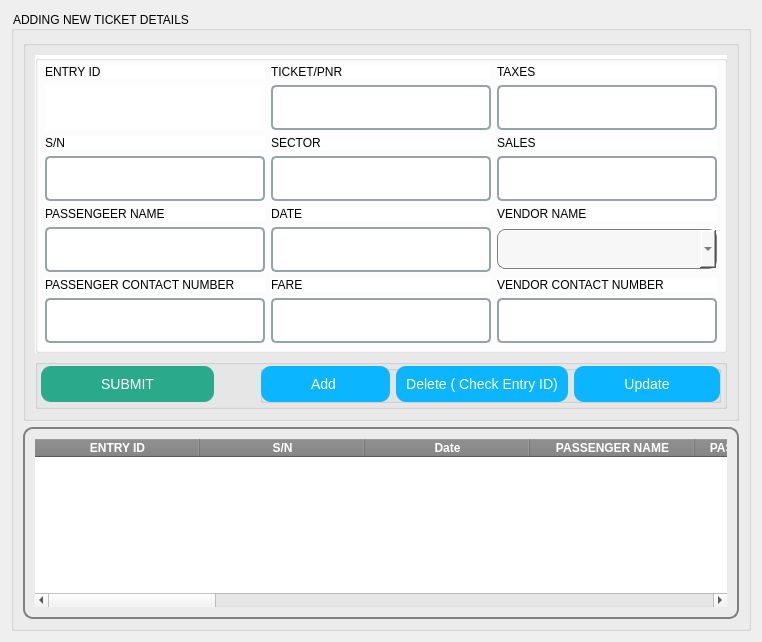
         <widget class="QWidget" name="addtickets">
          <layout class="QVBoxLayout" name="verticalLayout_3">
           <item>
            <widget class="QGroupBox" name="groupBox_3">
             <property name="styleSheet">
              <string notr="true">color:rgb(0, 0, 0);</string>
             </property>
             <property name="title">
              <string>ADDING NEW TICKET DETAILS</string>
             </property>
             <layout class="QVBoxLayout" name="verticalLayout_7">
              <item>
               <widget class="QGroupBox" name="groupBox_7">
                <property name="styleSheet">
                 <string notr="true">margin:0px;
padding:0px</string>
                </property>
                <property name="title">
                 <string/>
                </property>
                <layout class="QGridLayout" name="gridLayout_2">
                 <item row="1" column="0">
                  <widget class="QGroupBox" name="groupBox_4">
                   <property name="styleSheet">
                    <string notr="true">padding:0px;margin:0px</string>
                   </property>
                   <property name="title">
                    <string/>
                   </property>
                   <layout class="QHBoxLayout" name="horizontalLayout_4">
                    <property name="leftMargin">
                     <number>5</number>
                    </property>
                    <property name="topMargin">
                     <number>5</number>
                    </property>
                    <property name="rightMargin">
                     <number>5</number>
                    </property>
                    <property name="bottomMargin">
                     <number>5</number>
                    </property>
                    <item>
                     <widget class="QPushButton" name="pushButton_submit">
                      <property name="styleSheet">
                       <string notr="true">QPushButton {
            font-size: 14px;
            padding: 10px 60px;
            border-radius: 10px;
            color: white;
            background-color: #2AAA8A;
        }
        QPushButton:hover {
            background-color: #00688B;
        }</string>
                      </property>
                      <property name="text">
                       <string>SUBMIT</string>
                      </property>
                     </widget>
                    </item>
                    <item>
                     <spacer name="horizontalSpacer">
                      <property name="orientation">
                       <enum>Qt::Horizontal</enum>
                      </property>
                      <property name="sizeHint" stdset="0">
                       <size>
                        <width>40</width>
                        <height>20</height>
                       </size>
                      </property>
                     </spacer>
                    </item>
                    <item>
                     <widget class="QGroupBox" name="groupBox_9">
                      <property name="title">
                       <string/>
                      </property>
                      <layout class="QHBoxLayout" name="horizontalLayout_2">
                       <property name="leftMargin">
                        <number>0</number>
                       </property>
                       <property name="topMargin">
                        <number>0</number>
                       </property>
                       <property name="rightMargin">
                        <number>0</number>
                       </property>
                       <property name="bottomMargin">
                        <number>0</number>
                       </property>
                       <item>
                        <widget class="QPushButton" name="pushButton_add">
                         <property name="styleSheet">
                          <string notr="true">QPushButton {
            font-size: 14px;
            padding: 10px 50px;
            border-radius: 10px;
            color: white;
            background-color: #0BB5FF;
        }
        QPushButton:hover {
            background-color: #00688B;
        }</string>
                         </property>
                         <property name="text">
                          <string>Add </string>
                         </property>
                        </widget>
                       </item>
                       <item>
                        <widget class="QPushButton" name="pushButton_rem">
                         <property name="styleSheet">
                          <string notr="true">QPushButton {
            font-size: 14px;
            padding: 10px 10px;
            border-radius: 10px;
            color: white;
            background-color: #0BB5FF;
        }
        QPushButton:hover {
            background-color: #00688B;
        }</string>
                         </property>
                         <property name="text">
                          <string>Delete ( Check Entry ID)</string>
                         </property>
                        </widget>
                       </item>
                       <item>
                        <widget class="QPushButton" name="pushButton_update">
                         <property name="styleSheet">
                          <string notr="true">QPushButton {
            font-size: 14px;
            padding: 10px 50px;
            border-radius: 10px;
            color: white;
            background-color: #0BB5FF;
        }
        QPushButton:hover {
            background-color: #00688B;
        }</string>
                         </property>
                         <property name="text">
                          <string>Update</string>
                         </property>
                        </widget>
                       </item>
                      </layout>
                     </widget>
                    </item>
                   </layout>
                  </widget>
                 </item>
                 <item row="0" column="0">
                  <widget class="QGroupBox" name="groupBox_13">
                   <property name="styleSheet">
                    <string notr="true">margin:0px;
padding:0px;
background-color:white</string>
                   </property>
                   <property name="title">
                    <string/>
                   </property>
                   <layout class="QGridLayout" name="gridLayout">
                    <item row="9" column="0">
                     <widget class="QLineEdit" name="lineEdit_pname">
                      <property name="styleSheet">
                       <string notr="true">QLineEdit, QTextEdit {
            font-size: 16px;
            padding: 10px;
            border: 2px solid #95a5a6;
            border-radius: 5px;
        }</string>
                      </property>
                     </widget>
                    </item>
                    <item row="12" column="2">
                     <widget class="QLineEdit" name="lineEdit_vcn">
                      <property name="styleSheet">
                       <string notr="true">QLineEdit, QTextEdit {
            font-size: 16px;
            padding: 10px;
            border: 2px solid #95a5a6;
            border-radius: 5px;
        }</string>
                      </property>
                     </widget>
                    </item>
                    <item row="3" column="2">
                     <widget class="QLabel" name="label_41">
                      <property name="styleSheet">
                       <string notr="true">color:rgb(0, 0, 0)</string>
                      </property>
                      <property name="text">
                       <string>SALES</string>
                      </property>
                     </widget>
                    </item>
                    <item row="8" column="0">
                     <widget class="QLabel" name="label_58">
                      <property name="styleSheet">
                       <string notr="true">color:rgb(0, 0, 0)</string>
                      </property>
                      <property name="text">
                       <string>PASSENGEER NAME</string>
                      </property>
                     </widget>
                    </item>
                    <item row="8" column="1">
                     <widget class="QLabel" name="label_61">
                      <property name="styleSheet">
                       <string notr="true">color:rgb(0, 0, 0)</string>
                      </property>
                      <property name="text">
                       <string>DATE</string>
                      </property>
                     </widget>
                    </item>
                    <item row="12" column="1">
                     <widget class="QLineEdit" name="lineEdit_fare">
                      <property name="styleSheet">
                       <string notr="true">QLineEdit, QTextEdit {
            font-size: 16px;
            padding: 10px;
            border: 2px solid #95a5a6;
            border-radius: 5px;
        }</string>
                      </property>
                     </widget>
                    </item>
                    <item row="5" column="1">
                     <widget class="QLineEdit" name="lineEdit_s">
                      <property name="styleSheet">
                       <string notr="true">QLineEdit, QTextEdit {
            font-size: 16px;
            padding: 10px;
            border: 2px solid #95a5a6;
            border-radius: 5px;
        }</string>
                      </property>
                     </widget>
                    </item>
                    <item row="0" column="2">
                     <widget class="QLabel" name="label_40">
                      <property name="styleSheet">
                       <string notr="true">color:rgb(0, 0, 0)</string>
                      </property>
                      <property name="text">
                       <string>TAXES</string>
                      </property>
                     </widget>
                    </item>
                    <item row="3" column="1">
                     <widget class="QLabel" name="label_60">
                      <property name="styleSheet">
                       <string notr="true">color:rgb(0, 0, 0)</string>
                      </property>
                      <property name="text">
                       <string>SECTOR</string>
                      </property>
                     </widget>
                    </item>
                    <item row="0" column="0">
                     <widget class="QLabel" name="label_69">
                      <property name="styleSheet">
                       <string notr="true">color:rgb(0, 0, 0)</string>
                      </property>
                      <property name="text">
                       <string>ENTRY ID</string>
                      </property>
                     </widget>
                    </item>
                    <item row="3" column="0">
                     <widget class="QLabel" name="label_57">
                      <property name="styleSheet">
                       <string notr="true">color:rgb(0, 0, 0)</string>
                      </property>
                      <property name="text">
                       <string>S/N</string>
                      </property>
                     </widget>
                    </item>
                    <item row="9" column="1">
                     <widget class="QLineEdit" name="lineEdit_date">
                      <property name="styleSheet">
                       <string notr="true">QLineEdit, QTextEdit {
            font-size: 16px;
            padding: 10px;
            border: 2px solid #95a5a6;
            border-radius: 5px;
        }</string>
                      </property>
                     </widget>
                    </item>
                    <item row="1" column="1">
                     <widget class="QLineEdit" name="lineEdit_tpnr">
                      <property name="styleSheet">
                       <string notr="true">QLineEdit, QTextEdit {
            font-size: 16px;
            padding: 10px;
            border: 2px solid #95a5a6;
            border-radius: 5px;
        }</string>
                      </property>
                     </widget>
                    </item>
                    <item row="5" column="2">
                     <widget class="QLineEdit" name="lineEdit_sales">
                      <property name="styleSheet">
                       <string notr="true">QLineEdit, QTextEdit {
            font-size: 16px;
            padding: 10px;
            border: 2px solid #95a5a6;
            border-radius: 5px;
        }</string>
                      </property>
                     </widget>
                    </item>
                    <item row="11" column="0">
                     <widget class="QLabel" name="label_59">
                      <property name="styleSheet">
                       <string notr="true">color:rgb(0, 0, 0)</string>
                      </property>
                      <property name="text">
                       <string>PASSENGER CONTACT NUMBER</string>
                      </property>
                     </widget>
                    </item>
                    <item row="1" column="2">
                     <widget class="QLineEdit" name="lineEdit_tax">
                      <property name="styleSheet">
                       <string notr="true">QLineEdit, QTextEdit {
            font-size: 16px;
            padding: 10px;
            border: 2px solid #95a5a6;
            border-radius: 5px;
        }</string>
                      </property>
                     </widget>
                    </item>
                    <item row="8" column="2">
                     <widget class="QLabel" name="label_43">
                      <property name="styleSheet">
                       <string notr="true">color:rgb(0, 0, 0)</string>
                      </property>
                      <property name="text">
                       <string>VENDOR NAME</string>
                      </property>
                     </widget>
                    </item>
                    <item row="11" column="1">
                     <widget class="QLabel" name="label_39">
                      <property name="styleSheet">
                       <string notr="true">color:rgb(0, 0, 0)</string>
                      </property>
                      <property name="text">
                       <string>FARE</string>
                      </property>
                     </widget>
                    </item>
                    <item row="5" column="0">
                     <widget class="QLineEdit" name="lineEdit_sn">
                      <property name="enabled">
                       <bool>true</bool>
                      </property>
                      <property name="styleSheet">
                       <string notr="true">QLineEdit, QTextEdit {
            font-size: 16px;
            padding: 10px;
            border: 2px solid #95a5a6;
            border-radius: 5px;
        }</string>
                      </property>
                     </widget>
                    </item>
                    <item row="9" column="2">
                     <widget class="QComboBox" name="comboBox_vname">
                      <property name="minimumSize">
                       <size>
                        <width>0</width>
                        <height>40</height>
                       </size>
                      </property>
                      <property name="styleSheet">
                       <string notr="true">QComboBox {
    border: 1px solid gray;
    border-radius: 8px;
    padding: 4px 20px 4px 4px;
    font-size: 14px;
    font-weight: bold;
    color: #333333;
    background-color: #f7f7f7;
    selection-background-color: #c1c1c1;
}

QComboBox::down-arrow {
    
    width: 14px;
    height: 14px;
}

QComboBox::down-arrow:hover {
  
}

QComboBox QAbstractItemView {
    border: 1px solid gray;
    border-radius: 8px;
    font-size: 14px;
    color: #333333;
    background-color: #f7f7f7;
    selection-background-color: #c1c1c1;
}

QComboBox QAbstractItemView::item {
    padding: 4px;
}

QComboBox QAbstractItemView::item:selected {
    background-color: #c1c1c1;
}</string>
                      </property>
                     </widget>
                    </item>
                    <item row="1" column="0">
                     <widget class="QLabel" name="label_entry">
                      <property name="font">
                       <font>
                        <pointsize>20</pointsize>
                        <weight>75</weight>
                        <bold>true</bold>
                       </font>
                      </property>
                      <property name="styleSheet">
                       <string notr="true">color:rgb(0, 0, 0)</string>
                      </property>
                      <property name="text">
                       <string/>
                      </property>
                      <property name="alignment">
                       <set>Qt::AlignCenter</set>
                      </property>
                     </widget>
                    </item>
                    <item row="12" column="0">
                     <widget class="QLineEdit" name="lineEdit_pcn">
                      <property name="styleSheet">
                       <string notr="true">QLineEdit, QTextEdit {
            font-size: 16px;
            padding: 10px;
            border: 2px solid #95a5a6;
            border-radius: 5px;
        }</string>
                      </property>
                     </widget>
                    </item>
                    <item row="0" column="1">
                     <widget class="QLabel" name="label_32">
                      <property name="styleSheet">
                       <string notr="true">color:rgb(0, 0, 0)</string>
                      </property>
                      <property name="text">
                       <string>TICKET/PNR</string>
                      </property>
                     </widget>
                    </item>
                    <item row="11" column="2">
                     <widget class="QLabel" name="label_44">
                      <property name="styleSheet">
                       <string notr="true">color:rgb(0, 0, 0)</string>
                      </property>
                      <property name="text">
                       <string>VENDOR CONTACT NUMBER</string>
                      </property>
                     </widget>
                    </item>
                   </layout>
                  </widget>
                 </item>
                </layout>
               </widget>
              </item>
              <item>
               <widget class="QTableWidget" name="tableWidget">
                <property name="styleSheet">
                 <string notr="true">QTableWidget {
        font-size: 20px;
        border-radius: 10px;
        border: 2px solid gray;
        padding: 10px;
    }
    QHeaderView::section {
        background-color: gray;
        color: white;
        font-weight: bold;
    }

QScrollBar:vertical {width: 6px;}
QScrollBar:horozontal {width: 6px;}</string>
                </property>
                <property name="autoScrollMargin">
                 <number>9</number>
                </property>
                <attribute name="horizontalHeaderCascadingSectionResizes">
                 <bool>true</bool>
                </attribute>
                <attribute name="horizontalHeaderDefaultSectionSize">
                 <number>165</number>
                </attribute>
                <attribute name="horizontalHeaderHighlightSections">
                 <bool>true</bool>
                </attribute>
                <attribute name="horizontalHeaderShowSortIndicator" stdset="0">
                 <bool>false</bool>
                </attribute>
                <attribute name="horizontalHeaderStretchLastSection">
                 <bool>true</bool>
                </attribute>
                <attribute name="verticalHeaderStretchLastSection">
                 <bool>false</bool>
                </attribute>
                <column>
                 <property name="text">
                  <string>ENTRY ID</string>
                 </property>
                </column>
                <column>
                 <property name="text">
                  <string>S/N</string>
                 </property>
                </column>
                <column>
                 <property name="text">
                  <string>Date</string>
                 </property>
                </column>
                <column>
                 <property name="text">
                  <string>PASSENGER NAME</string>
                 </property>
                </column>
                <column>
                 <property name="text">
                  <string>PASSENGER CONTACT</string>
                 </property>
                </column>
                <column>
                 <property name="text">
                  <string>TICKET / PNR</string>
                 </property>
                </column>
                <column>
                 <property name="text">
                  <string>SECTOR</string>
                 </property>
                </column>
                <column>
                 <property name="text">
                  <string>FARE</string>
                 </property>
                </column>
                <column>
                 <property name="text">
                  <string>TAXES</string>
                 </property>
                </column>
                <column>
                 <property name="text">
                  <string>NET</string>
                 </property>
                </column>
                <column>
                 <property name="text">
                  <string>REFUND</string>
                 </property>
                </column>
                <column>
                 <property name="text">
                  <string>SALES</string>
                 </property>
                </column>
                <column>
                 <property name="text">
                  <string>GOP</string>
                 </property>
                </column>
                <column>
                 <property name="text">
                  <string>TOTAL</string>
                 </property>
                </column>
                <column>
                 <property name="text">
                  <string>VENDRS</string>
                 </property>
                </column>
                <column>
                 <property name="text">
                  <string>CONTACTS</string>
                 </property>
                </column>
               </widget>
              </item>
             </layout>
            </widget>
           </item>
          </layout>
         </widget>
